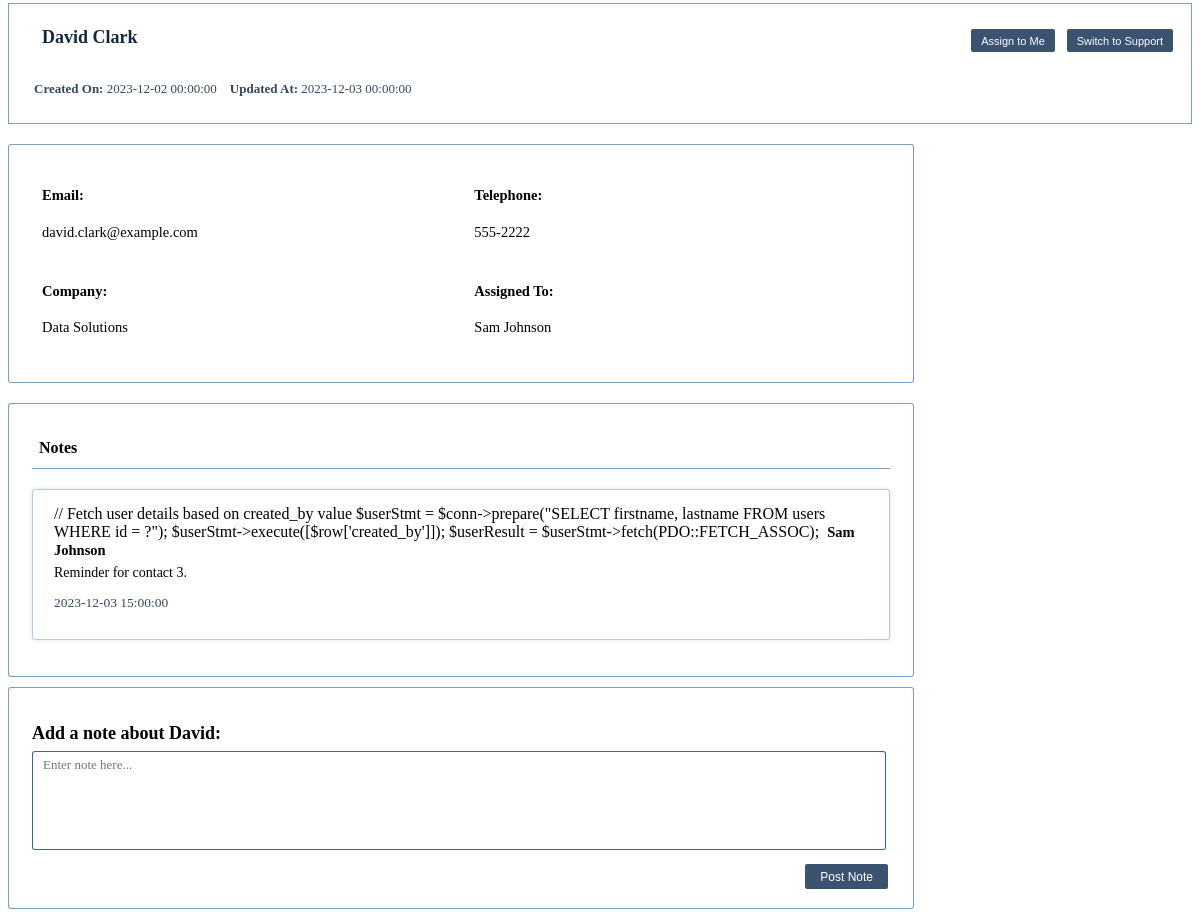
Page /screens/contactDetails.php?id=4081 on the committed database.
### tables this page shows
CREATE TABLE `contacts` (
  `id` int(11) NOT NULL auto_increment,
  `firstname` varchar(35) NOT NULL default '',
  `lastname` varchar(35) NOT NULL default '',
  `company` varchar(35) NOT NULL default '',
  `type` varchar(35) NOT NULL default '',
  `assigned_to` int(35) NOT NULL ,
  `created_by`  int(35) NOT NULL ,
  `created_on` DATETIME NOT NULL ,
  `updated_at` DATETIME NOT NULL ,
  `telephone` varchar(35) NOT NULL default '',
  `email` varchar(35) NOT NULL default '',
   PRIMARY KEY  (`id`)
);

CREATE TABLE `users` (
  `id` int(11) NOT NULL auto_increment,
  `firstname` varchar(35) NOT NULL default '',
  `lastname` varchar(35) NOT NULL default '',
  `role` varchar(35) NOT NULL default '',
  `created_at`  DATETIME NOT NULL DEFAULT '0000-00-00 00:00:00',
  `password` varchar(35) NOT NULL default '',
  `email` varchar(35) NOT NULL default '',
   PRIMARY KEY  (`id`)
);

CREATE TABLE `notes` (
 `id` int(11) NOT NULL AUTO_INCREMENT,
  `contact_id` int(11) NOT NULL,
  `comment` text NOT NULL,
  `created_by` int(11) NOT NULL,
  `created_at` DATETIME NOT NULL DEFAULT '0000-00-00 00:00:00',
  PRIMARY KEY (`id`)
);

### screens/contactDetails.php (the view, shortened to what this page needs)
<?php
include("../database/dbsetup.php");
$id = isset($_GET['id']) ? $_GET['id'] : '';
$stmt = $conn->prepare("SELECT * FROM contacts WHERE id = ?");
$stmt->execute([$id]);
if ($stmt) {
    $result = $stmt->fetch(PDO::FETCH_ASSOC);
} else {
    echo "Error: " . $conn->errorInfo()[2];
}
$notesStmt = $conn->prepare("SELECT * FROM notes WHERE contact_id = ?");
$notesStmt->execute([$id]);
if ($notesStmt) {
    $notesResult = $notesStmt->fetchAll(PDO::FETCH_ASSOC);
} else {
    echo "Error: " . $conn->errorInfo()[2];
}
                $userStmt = $conn->prepare("SELECT firstname, lastname FROM users WHERE id = ?");
                $userStmt->execute([$result['assigned_to']]);
                $userResult = $userStmt->fetch(PDO::FETCH_ASSOC);
?>
<!DOCTYPE html>
<html lang="en">
<head>
    <link rel="stylesheet" type= "text/css" href="css/contactDetails.css">
</head>
<body>
    <div id="contactDetailsHead">
        <div id="divA">
            <h1><i class="fa-solid fa-id-card-clip"></i> <?= $result['firstname'] ?> <?= $result['lastname'] ?> </h1>
            <div id="contactExtraInfo">
                <p> <strong> Created On: </strong> <?= $result['created_on'] ?>  </p>
                <p> <strong> Updated At: </strong> <?= $result['updated_at'] ?> </p>
            </div>
        </div>
        <div id="contactHeadButtons">
            <button id = "Assign" class = "assign" >Assign to Me</button>
            <?php
            if ($result['type'] === "Sales Lead") {
                echo '<button id = "SupportButton" class = "switch" >Switch to Support</button>';
            } elseif ($result['type'] === "Support") {
                echo '<button id = "SalesButton" class = "switch" >Switch To Sales Lead</button>';
            }
            ?>
        </div>
    </div>
    <div id="contactDetailsBody">
        <div id="div1">
            <div class="detailsrow">
                <h4>Email:</h4>
                <?= $result['email'] ?>
            </div>
            <div class="detailsrow">
                <h4>Company:</h4>
                <?= $result['company'] ?>
            </div>
        </div>
        <div id="div2">
            <div class="detailsrow">
                <h4>Telephone:</h4>
                <?= $result['telephone'] ?>
            </div>
            <div class="detailsrow">
                <h4>Assigned To:</h4>
                <div id="assignedTo">
                <?= $userResult['firstname'] . ' ' . $userResult['lastname'] ?>
                </div>
            </div>
        </div>
    </div>
    <div id="NotesBody">
        <h1 id="NotesHead"><i class="fa-solid fa-pen-to-square"></i> Notes</h1>
            <?php if ($notesResult === "No notes found with the provided ID.") { ?>
                <p id="noNotes"><?= $result['firstname'] ?> has no notes yet.</p>
            <?php } else { ?>
                <?php foreach ($notesResult as $row): ?>
                    <div class="NotesComment">
                        // Fetch user details based on created_by value
                        $userStmt = $conn->prepare("SELECT firstname, lastname FROM users WHERE id = ?");
                        $userStmt->execute([$row['created_by']]);
                        $userResult = $userStmt->fetch(PDO::FETCH_ASSOC);
                        <div id="userfullname"><?= $userResult['firstname'] . ' ' . $userResult['lastname'] ?></div>
                        <p><?= $row['comment'] ?></p>
                        <p id="commentdate">
                        <?= $row['created_at'] ?></p>
                    </div>
                <?php endforeach; ?>
            <?php } ?>
    </div>
    <div id="NotesEntry">
        <form action="database/notesConnect.php" method="post">
            <h1>Add a note about <?= $result['firstname'] ?>: </h1>
            <textarea id="comment" name="comment" required placeholder="Enter note here..."></textarea>
            <div id='savectrl'>
                <button type="submit" id="save">Post Note</button>
            </div>
        </form>
    </div>
</body>
</html>

### css/contactDetails.css (style rules this page uses)
#contactDetailsHead { display: flex; justify-content: space-between; margin-top: -5px; padding: 10px; padding-left: 25px; padding-bottom: 13px; border: 1.5px solid rgba(37, 90, 154, 0.591); background-color: rgba(255, 255, 255, 0.85); }
#contactDetailsHead h1 { margin-top: 5px; display: inline; color: rgb(19, 40, 66); font-size: 18px; align-items:center; }
#contactDetailsHead #divA { display: flex; display: flex; align-items: space-between; flex-direction: column; }
#contactDetailsHead #contactExtraInfo { display: flex; justify-content: space-between; margin-top: 6px; font-size: 13px; color: rgba(19, 40, 66, 0.854); }
#contactDetailsHead #contactExtraInfo p { margin-right: 13px; }
#contactHeadButtons { margin-top: 15px; }
#contactHeadButtons button { background: rgb(59, 82, 113); border-radius: 2px; font-size: 11px; color: white; border: none; padding: 5.6px; padding-left: 10px; padding-right: 10px; margin-right: 8px; }
#contactDetailsBody { align-items: center; display: flex; background-color: rgba(255, 255, 255, 0.85); border-radius: 3px; border: 1.5px solid rgba(37, 90, 154, 0.591); margin-top: 20px; width: 71.5vw; padding: 23px; }
#contactDetailsBody #div1 { width: 52%; padding-left: 10px; }
#contactDetailsBody #div2 { width: 50%; }
#contactDetailsBody .detailsrow { padding-bottom: 23px; font-size: 14.5px; }
#NotesBody { align-items: center; background-color: rgba(255, 255, 255, 0.85); border-radius: 3px; border: 1.5px solid rgba(37, 90, 154, 0.591); margin-top: 20px; width: 71.5vw; min-height: 150px; padding: 23px; }
#NotesBody h1 { font-size: 17px; }
#NotesBody #NotesHead { border-bottom: 1.5px solid rgba(37, 90, 154, 0.591); padding-bottom: 10px; margin-bottom: 20px; padding-left: 4px; font-size: 16px; }
#NotesBody #NotesHead i { padding-right: 3px; font-size: 17px; }
#NotesBody .NotesComment { border: 1.5px solid rgba(37, 90, 154, 0.331); box-shadow: rgba(0, 0, 0, 0.1) 0px 0px 5px 0px, rgba(0, 0, 0, 0.1) 0px 0px 1px 0px; border-radius: 3px; margin-bottom: 13px; padding: 15px; padding-left: 21px; }
#NotesBody .NotesComment #userfullname { display: inline; font-weight: bold; font-size: 14.5px; margin-left: 4px; }
#NotesBody .NotesComment p { margin-top: 8px; font-size: 14px; margin-top: 6px; }
#NotesBody .NotesComment #commentdate { margin-top: 5px; font-size: 13.5px; color: rgba(19, 40, 66, 0.854); }
#NotesEntry { align-items: center; background-color: rgba(255, 255, 255, 0.85); border-radius: 3px; border: 1.5px solid rgba(37, 90, 154, 0.591); margin-top: 10px; width: 71.5vw; padding: 23px; }
#NotesEntry h1 { font-size: 18px; margin-bottom: 7px; }
#NotesEntry textarea { font: inherit; resize: none; width: 69.3vw; font-size: 13px; margin: 0; border-radius: 3px; height: 90px; border: 2px solid rgba(37, 90, 154, 0.93); border-width: 0.5px; padding-top: 5px; padding-left: 10px; padding-right: 10px; margin-right: 15px; }
#NotesEntry #savectrl { display: flex; justify-content: right; margin-bottom: -4px; margin-right: 2px; }
#NotesEntry #savectrl button { background: rgb(59, 82, 113); border-radius: 2px; font-size: 12px; color: white; border: none; padding: 5.5px; padding-left: 15px; margin-top: 10px; padding-right: 15px; }

### rows in the picture
contacts: firstname "David", lastname "Clark", created_on "2023-12-02 00:00:00", updated_at "2023-12-03 00:00:00", email "david.clark@example.com", company "Data Solutions", telephone "555-2222"
users: firstname "Sam", lastname "Johnson"
notes: comment "Reminder for contact 3.", created_at "2023-12-03 15:00:00"
